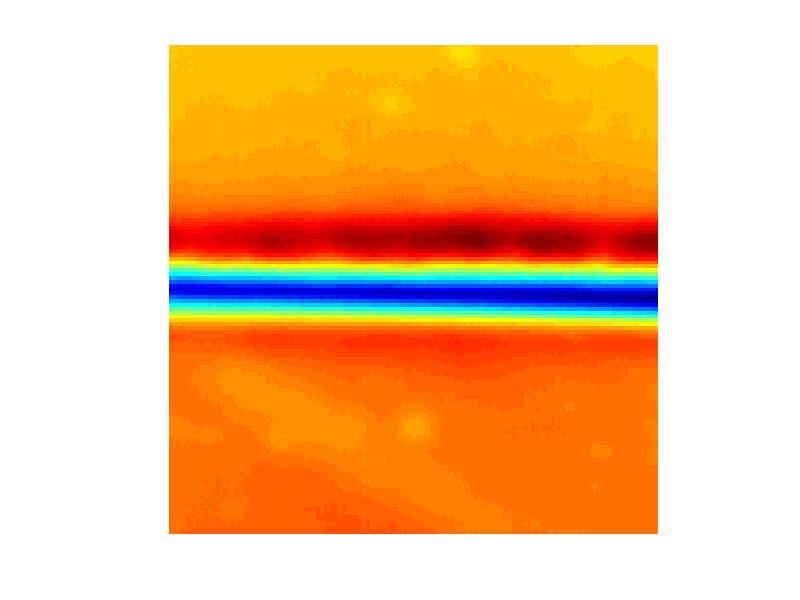

This figure's MATLAB source: (Note: this script raises an error after producing the figure.)
% zhouweiyan 20180928
% done
clear
% close all
% clc

load groove1.mat
figure
% surf(groove);
% view(3)

surf(groove,'EdgeColor','none','LineStyle','none','FaceLighting','phong');
view([0 -90])
axis off

colormap(jet)
axis equal
xlim([1,128]);ylim([1,128]);zlim([-90,40]);
xlabel('x1');ylabel('x2');
tightfig
set_fig_units_cm(10,10)
